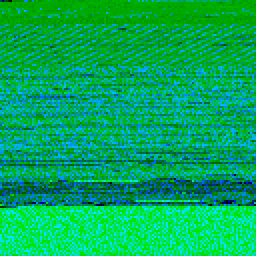
#> input picture malware_classification/Image_DB/output224.png, 128 x 128 px (shown 2 times larger); its folder holds only this picture in this run
$ python bin_to_image.py
#> lines starting #> are read from the running program, lines starting #| are printed output that depends on the picture
import numpy as np
import cv2
import os
from pathlib import Path
import random
import shutil

def compute_entropy(data, window_size=256):
    """
    Вычисляет локальную энтропию данных.
    Энтропия оценивает степень случайности в окне размера window_size.
    Используется гистограмма значений байтов и формула Шеннона.
    """
    entropy_values = []
    for i in range(0, len(data), window_size):
        window = data[i:i + window_size]  # Берем блок данных
        if len(window) == 0:
            entropy_values.append(0)
            continue
        # Гистограмма частот байтов в окне
        # Считает, сколько раз каждое значение встречается в массиве целых чисел
        hist = np.bincount(np.frombuffer(window, dtype=np.uint8), minlength=256)
        prob = hist / np.sum(hist)  # Вычисляем вероятности
        entropy = -np.sum(prob * np.log2(prob + 1e-9))  # Формула энтропии (добавляем 1e-9 для избежания log(0))
        entropy_values.append(int(entropy * 255 / 8))  # Нормализуем в диапазон [0, 255]

    return np.array(entropy_values, dtype=np.uint8)

def binary_to_image(input_file, output_file, img_size=(128, 128)):
    """
    Преобразует бинарный файл в изображение PNG с разбиением по R-G-B каналам:
    - R (красный) — байтовые значения (десятичное представление)
    - G (зелёный) — энтропия в окнах по 256 байт
    - B (синий) — заполнен нулями

    :param input_file: Путь к бинарному файлу
    :param output_file: Путь для сохранения изображения
    :param img_size: Размер выходного изображения (по умолчанию 128x128)
    """
    try:
        # проверка наличия файла
        if not os.path.isfile(input_file):
            raise FileNotFoundError(f"Файл '{input_file} не найден!")
        with open(input_file, "rb") as f:
            data = f.read()  # Читаем бинарный файл

        if len(data) == 0:
            raise ValueError("Файл пуст. Невозможно построить изображение.")

        data = np.frombuffer(data, dtype=np.uint8)  # Преобразуем бинарные данные в массив numpy
        entropy_values = compute_entropy(data)  # Вычисляем энтропию

        # Вычисляем количество пикселей в изображении
        size = img_size[0] * img_size[1]

        # Дополняем или обрезаем массив данных до нужного размера
        if len(data) < size:
            data = np.pad(data, (0, size - len(data)), mode='constant')  # Дополняем нулями
        else:
            data = data[:size]  # Обрезаем до нужного размера

        # Аналогично обрабатываем массив энтропии
        if len(entropy_values) < size:
            entropy_values = np.pad(entropy_values, (0, size - len(entropy_values)), mode='constant')
        else:
            entropy_values = entropy_values[:size]

        # Создаём пустое изображение с тремя цветовыми каналами (RGB)
        image = np.zeros((img_size[0], img_size[1], 3), dtype=np.uint8)
        image[:, :, 0] = data.reshape(img_size)  # Красный канал (байтовые значения)
        image[:, :, 1] = entropy_values.reshape(img_size)  # Зелёный канал (энтропия)
        image[:, :, 2] = np.zeros(img_size, dtype=np.uint8)  # Синий канал (нули)

        # --- ВЫВОД ПЕРВЫХ 5 ПИКСЕЛЕЙ ---
        flat_image = image.reshape(-1, 3)  # Преобразуем в плоский массив пикселей [N, 3]
        print(f"\n🔎 Первые 5 пикселей изображения '{output_file}':")
        for i in range(5):
            r, g, b = flat_image[i]
            print(f"Пиксель {i+1}: R={r}, G={g}, B={b}")
        print("────────────────────────────────────────────")

        # Сохраняем изображение
        success = cv2.imwrite(output_file, image)
        if not success:
            raise IOError("Ошибка при сохранении изображения. Проверьте путь и доступность директории.")
        print(f"[✔] Изображение успешно сохранено как '{output_file}'")

    except FileNotFoundError as fnf_err:
        print(f"[❌] Ошибка: {fnf_err}")

    except ValueError as ve:
        print(f"[❌] Ошибка: {ve}")

    except Exception as e:
        print(f"[❌] Непредвиденная ошибка: {e}")

# === Создание необходимых директорий ===
def ensure_directories():
    os.makedirs("Image_DB", exist_ok=True)
    os.makedirs("Augmented_DB", exist_ok=True)
    print("[✔] Проверка директорий завершена.")

# === Добавление шумов ===
def add_gaussian_noise(image, mean=0, std=10):
    noise = np.random.normal(mean, std, image.shape).astype(np.int16)
    noisy_image = np.clip(image.astype(np.int16) + noise, 0, 255).astype(np.uint8)
    return noisy_image

def add_poisson_noise(image):
    noise = np.random.poisson(image / 255.0 * 10).astype(np.uint8)
    return np.clip(image + noise, 0, 255)

def add_laplace_noise(image, loc=0, scale=10):
    noise = np.random.laplace(loc, scale, image.shape).astype(np.int16)
    noisy_image = np.clip(image.astype(np.int16) + noise, 0, 255).astype(np.uint8)
    return noisy_image

def clear_augmented_db(path="Augmented_DB"):
    """
    Удаляет все вложенные директории и файлы в указанной папке (по умолчанию: Augmented_DB).
    """
    if not os.path.exists(path):
        print(f"[ℹ] Каталог '{path}' не существует. Очистка не требуется.")
        return

    for filename in os.listdir(path):
        file_path = os.path.join(path, filename)
        try:
            if os.path.isdir(file_path):
                shutil.rmtree(file_path)
            else:
                os.remove(file_path)
            print(f"[🗑] Удалено: {file_path}")
        except Exception as e:
            print(f"[❌] Ошибка при удалении '{file_path}': {e}")

# === Генерация аугментированных копий ===
def augment_images(num_augments=10, input_dir="Image_DB", output_dir="Augmented_DB"):
#> called with num_augments = 10, input_dir = 'Image_DB', output_dir = 'Augmented_DB'
    for file_name in os.listdir(input_dir):
        if not file_name.lower().endswith((".png", ".jpg", ".jpeg")):
            continue

        image_path = os.path.join(input_dir, file_name)
        image = cv2.imread(image_path)
#> image is the input picture: shape (128, 128, 3); mean B, G, R 89.8, 170.2, 0

        if image is None:
            print(f"[⚠] Пропуск недопустимого изображения: {file_name}")
            continue

        base_name = Path(file_name).stem
        output_subdir = os.path.join(output_dir, base_name)
        os.makedirs(output_subdir, exist_ok=True)

        for i in range(num_augments):
            noise_type = random.choice(["gaussian", "poisson", "laplace"])
            if noise_type == "gaussian":
                augmented = add_gaussian_noise(image)
            elif noise_type == "poisson":
                augmented = add_poisson_noise(image)
            else:
                augmented = add_laplace_noise(image)

            out_path = os.path.join(output_subdir, f"augmented_{i+1}_{noise_type}.png")
            cv2.imwrite(out_path, augmented)
            print(f"[+] Сохранено: {out_path}")
#> this loop made 10 passes
#> pass 1, in add_poisson_noise, `noise = np.random.poisson(image / 255.0 * 10).astype(np.uint8)`:
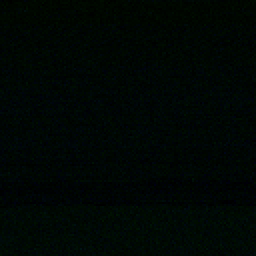
#> noise: shape (128, 128, 3) (shown 2 times larger); mean B, G, R 3.5, 6.7, 0
#> pass 1, in augment_images, `augmented = add_poisson_noise(image)`:
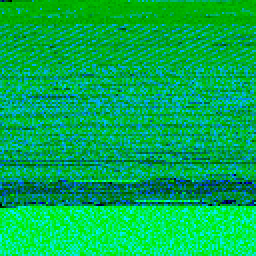
#> augmented: shape (128, 128, 3) (shown 2 times larger); mean B, G, R 79.7, 176.9, 0

def clear_augmented_db(path="Augmented_DB"):
    """
    Удаляет все вложенные директории и файлы в указанной папке (по умолчанию: Augmented_DB).
    """
    if not os.path.exists(path):
        print(f"[ℹ] Каталог '{path}' не существует. Очистка не требуется.")
        return

    for filename in os.listdir(path):
        file_path = os.path.join(path, filename)
        try:
            if os.path.isdir(file_path):
                shutil.rmtree(file_path)
            else:
                os.remove(file_path)
            print(f"[🗑] Удалено: {file_path}")
        except Exception as e:
            print(f"[❌] Ошибка при удалении '{file_path}': {e}")

def split_augmented_data(base_dir="Augmented_DB", train_ratio=0.8):
    """
    Перемещает аугментированные изображения из базовых папок в папки train/test.
    Структура после переноса: Augmented_DB/train/<class>/..., Augmented_DB/test/<class>/...
    """
#> called with base_dir = 'Augmented_DB', train_ratio = 0.8
    class_dirs = [d for d in os.listdir(base_dir)
                  if os.path.isdir(os.path.join(base_dir, d))
                  and d not in ("train", "test")]

    for class_name in class_dirs:
        class_path = os.path.join(base_dir, class_name)
        images = [f for f in os.listdir(class_path) if f.lower().endswith(".png")]
        random.shuffle(images)

        split_index = int(len(images) * train_ratio)
        train_images = images[:split_index]
        test_images = images[split_index:]

        for subset_name, subset_images in [("train", train_images), ("test", test_images)]:
            subset_dir = os.path.join(base_dir, subset_name, class_name)
            os.makedirs(subset_dir, exist_ok=True)

            for img in subset_images:
                src = os.path.join(class_path, img)
                dst = os.path.join(subset_dir, img)
                shutil.move(src, dst)

            print(f"[🚚] {subset_name.upper()}: перемещено {len(subset_images)} изображений для класса '{class_name}'")

        # После переноса — можно удалить пустую директорию класса
        try:
            os.rmdir(class_path)
            print(f"[🧹] Удалена пустая директория: {class_path}")
        except OSError:
            print(f"[⚠] Не удалось удалить {class_path} — возможно, она не пуста.")

    print("\n[✔] Разделение и перенос завершены.")

# ==============================================================================================
# ==============================================================================================
# Основная программа
img_size = (128, 128) # создаём кортеж (неизменяемая последовательность объектов)
binary_to_image("TestVkr224.exe", "./Image_DB/output224.png", img_size)
binary_to_image("TestVkr227.exe", "./Image_DB/output227.png", img_size)
binary_to_image("presentation.pptx", "./Image_DB/output_presentation.png", img_size)

ensure_directories()
clear_augmented_db()  # <<< Очистка перед тестом
augment_images(10)
split_augmented_data()  # <<< Разделение на train/test

$ run again, on malware_classification/Image_DB/output227.png
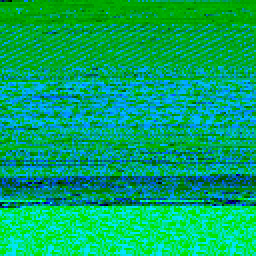
#> input picture malware_classification/Image_DB/output227.png, 128 x 128 px (shown 2 times larger)
#> in augment_images, image is the input picture: shape (128, 128, 3); mean B, G, R 100.6, 170.2, 0
#> the loop in augment_images, `for i in range(num_augments):` made 10 passes
#> pass 1, in augment_images, `augmented = add_poisson_noise(image)`:
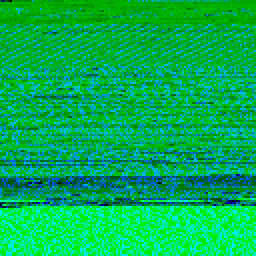
#> augmented: shape (128, 128, 3) (shown 2 times larger); mean B, G, R 78.2, 176.9, 0

$ run again, on malware_classification/Image_DB/output_presentation.png
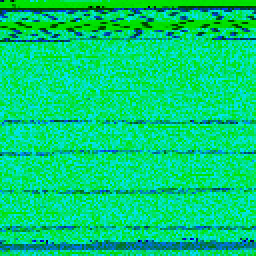
#> input picture malware_classification/Image_DB/output_presentation.png, 128 x 128 px (shown 2 times larger)
#> in augment_images, image is the input picture: shape (128, 128, 3); mean B, G, R 118.2, 211.6, 0
#> the loop in augment_images, `for i in range(num_augments):` made 10 passes
#> pass 1, in augment_images, `augmented = add_poisson_noise(image)`:
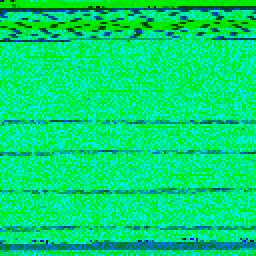
#> augmented: shape (128, 128, 3) (shown 2 times larger); mean B, G, R 113.9, 219.9, 0
